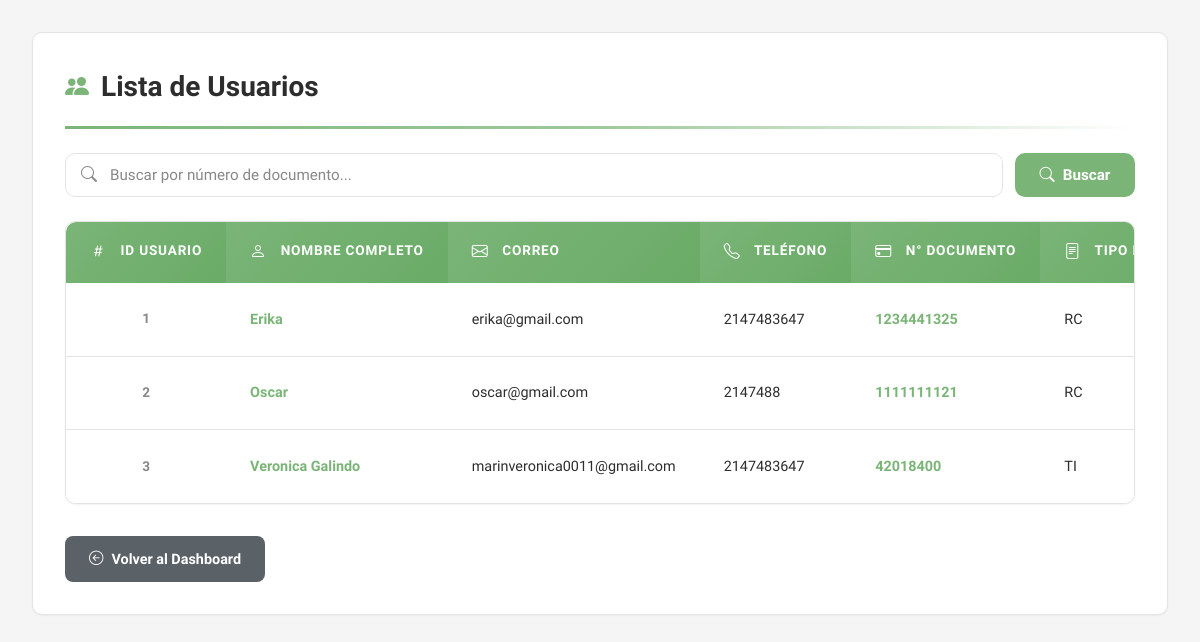
/miscelaneabauty/index.php?action=listUsuario (signed in), run on the app's committed database.
### tables this page shows
CREATE TABLE `usuario` (
  `nombrecompleto` varchar(60) DEFAULT NULL,
  `correoelectronic` varchar(60) DEFAULT NULL,
  `telefono` int(11) DEFAULT NULL,
  `numerodocumen` int(11) NOT NULL,
  `tipogenero` varchar(10) DEFAULT NULL,
  `contra` varchar(10) DEFAULT NULL,
  `idtipo` int(11) DEFAULT NULL,
  `idrol` int(11) NOT NULL,
  `reset_token` varchar(255) DEFAULT NULL,
  `token_expira` datetime DEFAULT NULL
);

CREATE TABLE `idtipodocu` (
  `idtipo` int(11) NOT NULL,
  `documento` varchar(10) DEFAULT NULL
);

### miscelaneabauty/controllers/usuarioController.php (called while the page is built, shortened)
<?php
require_once "./model/usuarioModel.php";
require_once "./config/database.php";
class UsuarioController
{
    private $usuarioModel;
    public function __construct()
    {
        $database = new Database();
        $this->db = $database->getConnection();
        $this->usuarioModel = new UsuarioModel($this->db);
    }
    public function listUsuario()
    {
        $numerodocumen = $_GET["numerodocumen"] ?? "";
        $numerodocumen = trim($numerodocumen);
        return $this->usuarioModel->getUsuariosConDetalles($numerodocumen, true);
    }
}

### miscelaneabauty/config/database.php (called while the page is built, shortened)
<?php
class Database
{
    private $host     = "localhost";
    private $db_name  = "u243468983_miselanea";
    private $username = "u243468983_miselanea";
    private $password = "42018400Miselanea";
    public function getConnection(): PDO
    {
        $this->conn = null;
        try {
            $this->conn = new PDO(
                "mysql:host=" . $this->host . ";dbname=" . $this->db_name . ";charset=utf8",
                $this->username,
                $this->password
            );
            $this->conn->setAttribute(PDO::ATTR_ERRMODE, PDO::ERRMODE_EXCEPTION);
        } catch (PDOException $exception) {
            error_log("Error de conexión: " . $exception->getMessage());
            header('Content-Type: application/json');
            die(json_encode(['ok' => false, 'msg' => 'Error de conexión a la base de datos']));
            exit;
        }
        return $this->conn;
    }
}

### miscelaneabauty/model/usuarioModel.php (called while the page is built, shortened)
<?php
class usuarioModel{
    private $conn;
    private $table = "usuario";
    public function __construct($db)
    {
        $this->conn = $db;
    }
    public function getUsuariosConDetalles($numerodocumen = "")
{
    if (!empty($numerodocumen)) {
        $query = "SELECT u.*, r.nombrerol, t.documento
                  FROM " . $this->table . " u
                  INNER JOIN rol r ON u.idrol = r.idrol
                  INNER JOIN idtipodocu t ON u.idtipo = t.idtipo
                  WHERE u.numerodocumen = ?";
        $stmt = $this->conn->prepare($query);
        $stmt->execute([$numerodocumen]);
    } else {
        $query = "SELECT u.*, r.nombrerol, t.documento
                  FROM " . $this->table . " u
                  INNER JOIN rol r ON u.idrol = r.idrol
                  INNER JOIN idtipodocu t ON u.idtipo = t.idtipo
                  ORDER BY u.nombrecompleto ASC";
        $stmt = $this->conn->prepare($query);
        $stmt->execute();
    }
    return $stmt->fetchAll(PDO::FETCH_ASSOC);
}
}

### miscelaneabauty/views/listUsuario.php (the view, shortened to what this page needs)
<!DOCTYPE html>
<html lang="es">
<head>
    <link href="https://cdn.jsdelivr.net/npm/bootstrap-icons/font/bootstrap-icons.css" rel="stylesheet">
    <link rel="stylesheet" href="./views/vformularios.css?v=<?= time(); ?>">
</head>
<body>
<div class="container">
    <div class="results-section fade-in">
        <h3><i class="bi bi-people-fill"></i> Lista de Usuarios</h3>
        <div class="search-container">
            <form action="index.php?action=listUsuario" method="GET" class="search-form">
                <div class="search-input-wrapper">
                    <input
                        type="text"
                        name="numerodocumen"
                        id="searchInput"
                        placeholder="Buscar por número de documento..."
                        value="<?= htmlspecialchars($_GET['numerodocumen'] ?? ''); ?>"
                        class="search-input"
                    >
                </div>
                <button type="submit" class="btn-search">
                    <i class="bi bi-search"></i> Buscar
                </button>
            </form>
        </div>
        <?php if (isset($usuario) && count($usuario) > 0): ?>
            <div class="table-wrapper">
                <table>
                    <thead>
                        <tr>
                            <th><i class="bi bi-hash"></i> Id Usuario</th>
                            <th><i class="bi bi-person"></i> Nombre Completo</th>
                            <th><i class="bi bi-envelope"></i> Correo</th>
                            <th><i class="bi bi-telephone"></i> Teléfono</th>
                            <th><i class="bi bi-credit-card"></i> N° Documento</th>
                            <th><i class="bi bi-file-text"></i> Tipo Doc.</th>
                        </tr>
                    </thead>
                    <tbody>
                        <?php
                        $contador = 1;
                        foreach ($usuario as $user):
                        ?>
                            <tr>
                                <td><?= $contador++; ?></td>
                                <td><?= htmlspecialchars($user["nombrecompleto"]); ?></td>
                                <td><?= htmlspecialchars($user["correoelectronic"]); ?></td>
                                <td><?= htmlspecialchars($user["telefono"]); ?></td>
                                <td><strong><?= htmlspecialchars($user["numerodocumen"]); ?></strong></td>
                                <td><?= htmlspecialchars($user["documento"]); ?></td>
                            </tr>
                        <?php endforeach; ?>
                    </tbody>
                </table>
            </div>
        <?php endif; ?>
        <div class="button-group" style="margin-top: 2rem;">
            <a href="index.php?action=dashBoard" class="btn btn-back">
                <i class="bi bi-arrow-left-circle"></i> Volver al Dashboard
            </a>
        </div>
    </div>
</div>
</body>
</html>

### miscelaneabauty/views/vformularios.css (style rules this page uses)
:root { --green: #9ec99b; --green-dark: #7ab577; --green-light: #eef7ed; --text: #2d2d2d; --text-muted: #888; --border: #e4e4e4; --white: #fff; --bg: #f5f5f5; --blue: #5b7cfa; --radius: 10px; --shadow-sm: 0 1px 2px rgba(0, 0, 0, 0.05); --shadow-md: 0 4px 6px rgba(0, 0, 0, 0.07); }
* { margin: 0; padding: 0; box-sizing: border-box; }
body { font-family: 'Urbanist', sans-serif; background: var(--bg); color: var(--text); line-height: 1.6; }
.container { max-width: 1400px; margin: 0 auto; padding: 2rem; }
.results-section { background: var(--white); border-radius: var(--radius); padding: 2rem; border: 1px solid var(--border); box-shadow: var(--shadow-sm); }
.results-section h3 { font-size: 1.75rem; font-weight: 700; color: var(--text); margin-bottom: 1.5rem; padding-bottom: 1rem; border-bottom: 3px solid transparent; border-image: linear-gradient(90deg, var(--green-dark) 0%, var(--green) 50%, transparent 100%); border-image-slice: 1; display: flex; align-items: center; gap: 0.75rem; }
.results-section h3 i { color: var(--green-dark); font-size: 1.5rem; }
.search-container { margin-bottom: 1.5rem; }
.search-form { display: flex; gap: 0.75rem; align-items: stretch; }
.search-input-wrapper { flex: 1; position: relative; display: flex; align-items: center; }
.search-input { width: 100%; padding: 0.75rem 3rem 0.75rem 2.75rem; border: 1px solid var(--border); border-radius: var(--radius); font-size: 0.95rem; font-family: inherit; color: var(--text); background: var(--white); transition: all 0.2s ease; }
.search-input::placeholder { color: var(--text-muted); }
.btn-search { display: inline-flex; align-items: center; justify-content: center; gap: 0.5rem; padding: 0.75rem 1.5rem; background: var(--green-dark); color: white; border: none; border-radius: var(--radius); font-size: 0.95rem; font-weight: 600; cursor: pointer; transition: all 0.2s ease; white-space: nowrap; font-family: inherit; min-width: 120px; }
.table-wrapper { overflow-x: auto; overflow-y: auto; border-radius: var(--radius); border: 1px solid var(--border); max-height: calc(100vh - 300px); margin-bottom: 1.5rem; box-shadow: var(--shadow-sm); }
table { width: 100%; border-collapse: collapse; background: white; min-width: 900px; }
table thead { position: sticky; top: 0; z-index: 10; }
table thead th { padding: 1.1rem 1.5rem; text-align: left; font-weight: 700; font-size: 0.85rem; color: white; text-transform: uppercase; letter-spacing: 0.8px; background: linear-gradient(135deg, var(--green-dark) 0%, #6aab67 100%); white-space: nowrap; border-bottom: none; box-shadow: 0 2px 4px rgba(0, 0, 0, 0.1); }
table thead th:first-child { border-top-left-radius: var(--radius); width: 80px; text-align: center; }
table thead th i { margin-right: 0.6rem; opacity: 1; font-size: 1rem; vertical-align: middle; }
table tbody tr { border-bottom: 1px solid var(--border); transition: all 0.15s ease; }
table tbody tr:last-child { border-bottom: none; }
table tbody td { padding: 1.1rem 1.5rem; font-size: 0.9rem; color: var(--text); vertical-align: middle; }
table tbody td:first-child { font-weight: 600; color: var(--text-muted); font-size: 0.85rem; width: 80px; text-align: center; }
table tbody td:nth-child(2) { font-weight: 600; color: var(--green-dark); }
table tbody td strong { font-weight: 700; color: var(--green-dark); }
.button-group { display: flex; gap: 0.75rem; margin-top: 1.5rem; flex-wrap: wrap; }
.btn, .btn-back { display: inline-flex; align-items: center; justify-content: center; gap: 0.5rem; padding: 0.7rem 1.5rem; border-radius: 8px; font-size: 0.9rem; font-weight: 600; text-decoration: none; cursor: pointer; border: none; font-family: inherit; transition: all 0.2s ease; min-width: 140px; }
.btn-back { background: #5a6268; color: white; }
.results-section { animation: fadeIn 0.3s ease; }

### data on the page
usuario: nombrecompleto "Erika", correoelectronic "erika@gmail.com", telefono "2147483647", numerodocumen "1234441325", idtipo.documento "RC"
usuario: nombrecompleto "Oscar", correoelectronic "oscar@gmail.com", telefono "2147488", numerodocumen "1111111121", idtipo.documento "RC"
usuario: nombrecompleto "Veronica Galindo", correoelectronic "marinveronica0011@gmail.com", telefono "2147483647", numerodocumen "42018400", idtipo.documento "TI"
